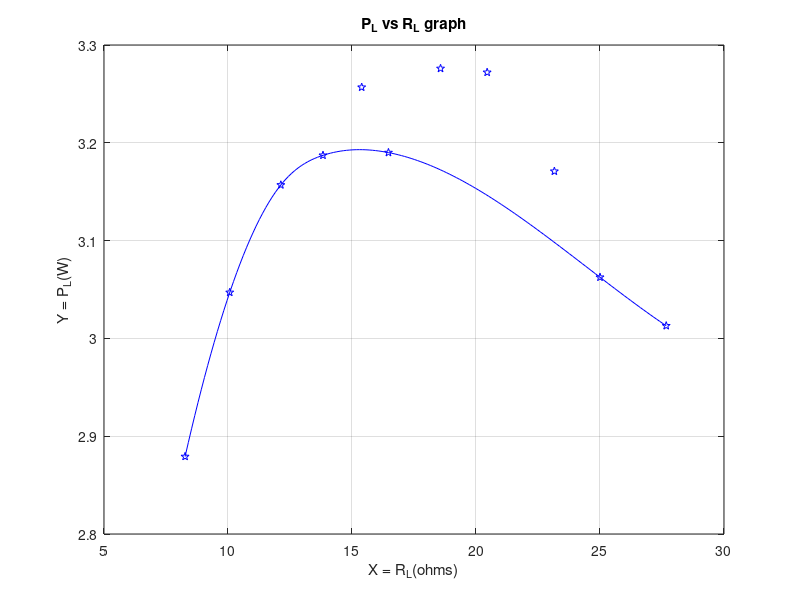

Source code (MATLAB):
XA = [8.27
10.07
12.13
13.83
%15.39
16.47
%18.57
%20.45
%23.16
25
27.67
];

YA = [2.8792
3.047
3.1569
3.1872
%3.2568
3.1900
%3.2760
%3.272
%3.1709
3.0625
3.0129
];
x1 = [15.39 18.57 20.45 23.16];
y1 = [3.2568 3.2760 3.272 3.1709];
x = XA;
y = YA;
xi = linspace(min(x), max(x), 150);                     % Evenly-Spaced Interpolation Vector
yi = interp1(x, y, xi, 'spline', 'extrap');
figure(1)
plot(x, y, 'bp')

hold on
plot(xi, yi, '-b')

plot(x1,y1,'bp');
grid on
xlabel('X = R_L(ohms)')
ylabel('Y = P_L(W)')
%title(' 1. Plot P_L vs R_L graph')
title('P_L vs R_L graph')
 
%legend('Original Data', 'Interpolation', 'Location', 'NE')
